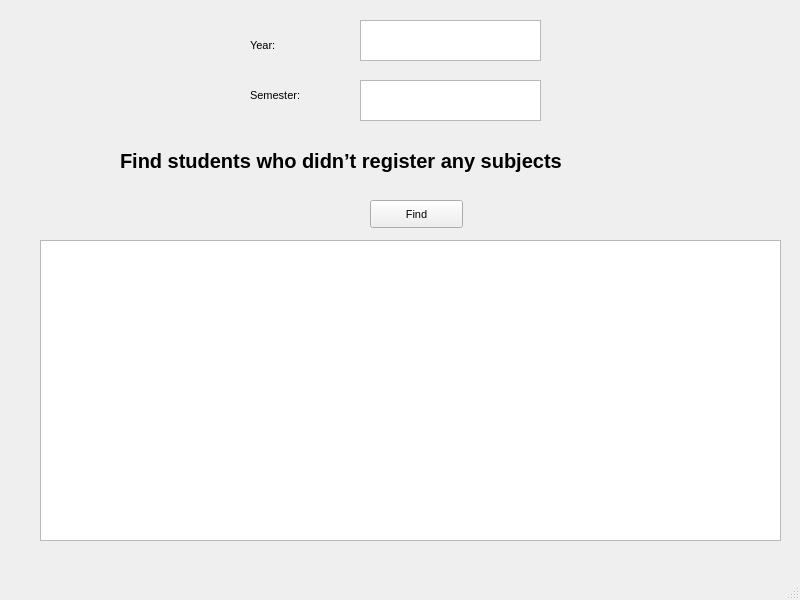
<?xml version="1.0" encoding="UTF-8"?>
<ui version="4.0">
 <class>MainWindow</class>
 <widget class="QMainWindow" name="MainWindow">
  <property name="geometry">
   <rect>
    <x>0</x>
    <y>0</y>
    <width>800</width>
    <height>600</height>
   </rect>
  </property>
  <property name="font">
   <font>
    <pointsize>15</pointsize>
   </font>
  </property>
  <property name="windowTitle">
   <string>MainWindow</string>
  </property>
  <widget class="QWidget" name="centralwidget">
   <widget class="QLabel" name="label">
    <property name="geometry">
     <rect>
      <x>120</x>
      <y>130</y>
      <width>591</width>
      <height>61</height>
     </rect>
    </property>
    <property name="font">
     <font>
      <weight>75</weight>
      <bold>true</bold>
     </font>
    </property>
    <property name="text">
     <string>Find students who didn’t register any subjects</string>
    </property>
   </widget>
   <widget class="QTextEdit" name="textEdit">
    <property name="geometry">
     <rect>
      <x>360</x>
      <y>80</y>
      <width>181</width>
      <height>41</height>
     </rect>
    </property>
    <property name="font">
     <font>
      <pointsize>10</pointsize>
     </font>
    </property>
   </widget>
   <widget class="QLabel" name="label_2">
    <property name="geometry">
     <rect>
      <x>250</x>
      <y>80</y>
      <width>61</width>
      <height>31</height>
     </rect>
    </property>
    <property name="font">
     <font>
      <pointsize>8</pointsize>
     </font>
    </property>
    <property name="text">
     <string>Semester:</string>
    </property>
   </widget>
   <widget class="QTextEdit" name="textEdit_2">
    <property name="geometry">
     <rect>
      <x>360</x>
      <y>20</y>
      <width>181</width>
      <height>41</height>
     </rect>
    </property>
    <property name="font">
     <font>
      <pointsize>10</pointsize>
     </font>
    </property>
   </widget>
   <widget class="QLabel" name="label_3">
    <property name="geometry">
     <rect>
      <x>250</x>
      <y>30</y>
      <width>61</width>
      <height>31</height>
     </rect>
    </property>
    <property name="font">
     <font>
      <pointsize>8</pointsize>
     </font>
    </property>
    <property name="text">
     <string>Year:</string>
    </property>
   </widget>
   <widget class="QPushButton" name="pushButton">
    <property name="geometry">
     <rect>
      <x>370</x>
      <y>200</y>
      <width>93</width>
      <height>28</height>
     </rect>
    </property>
    <property name="font">
     <font>
      <pointsize>8</pointsize>
     </font>
    </property>
    <property name="text">
     <string>Find</string>
    </property>
   </widget>
   <widget class="QLabel" name="label_4">
    <property name="geometry">
     <rect>
      <x>20</x>
      <y>250</y>
      <width>761</width>
      <height>291</height>
     </rect>
    </property>
    <property name="font">
     <font>
      <pointsize>10</pointsize>
     </font>
    </property>
    <property name="text">
     <string/>
    </property>
    <property name="alignment">
     <set>Qt::AlignLeading|Qt::AlignLeft|Qt::AlignTop</set>
    </property>
   </widget>
   <widget class="QListWidget" name="listWidget">
    <property name="geometry">
     <rect>
      <x>40</x>
      <y>240</y>
      <width>741</width>
      <height>301</height>
     </rect>
    </property>
   </widget>
  </widget>
  <widget class="QMenuBar" name="menubar">
   <property name="geometry">
    <rect>
     <x>0</x>
     <y>0</y>
     <width>800</width>
     <height>26</height>
    </rect>
   </property>
  </widget>
  <widget class="QStatusBar" name="statusbar"/>
 </widget>
 <resources/>
 <connections/>
</ui>
